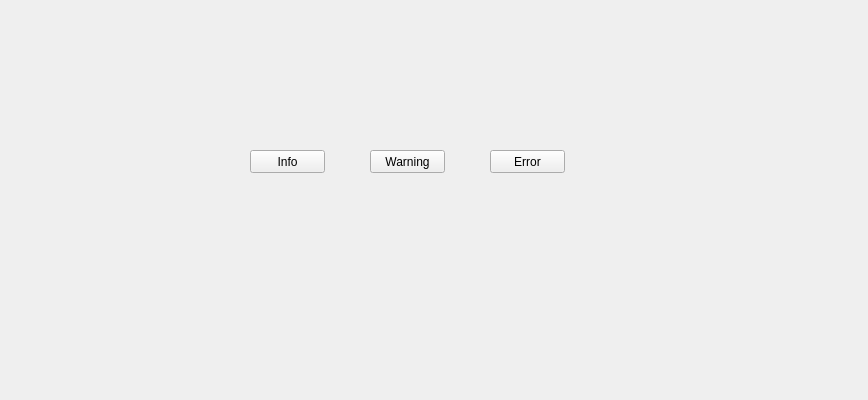
<?xml version="1.0" encoding="UTF-8"?>
<ui version="4.0">
 <class>QtWidgetClass</class>
 <widget class="QWidget" name="QtWidgetClass">
  <property name="geometry">
   <rect>
    <x>0</x>
    <y>0</y>
    <width>868</width>
    <height>400</height>
   </rect>
  </property>
  <property name="windowTitle">
   <string>QtWidget</string>
  </property>
  <widget class="QPushButton" name="infoBtn">
   <property name="geometry">
    <rect>
     <x>250</x>
     <y>150</y>
     <width>75</width>
     <height>23</height>
    </rect>
   </property>
   <property name="text">
    <string>Info</string>
   </property>
  </widget>
  <widget class="QPushButton" name="warningBtn">
   <property name="geometry">
    <rect>
     <x>370</x>
     <y>150</y>
     <width>75</width>
     <height>23</height>
    </rect>
   </property>
   <property name="text">
    <string>Warning</string>
   </property>
  </widget>
  <widget class="QPushButton" name="errorBtn">
   <property name="geometry">
    <rect>
     <x>490</x>
     <y>150</y>
     <width>75</width>
     <height>23</height>
    </rect>
   </property>
   <property name="text">
    <string>Error</string>
   </property>
  </widget>
 </widget>
 <layoutdefault spacing="6" margin="11"/>
 <resources>
  <include location="QtPopupWidget.qrc"/>
 </resources>
 <connections/>
</ui>
